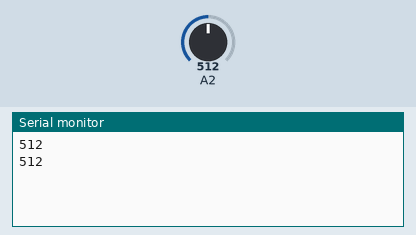
This sketch was run on a simulated Arduino Uno, built with avr-gcc and run on an emulated ATmega328P. Parts: the last lines printed to the serial monitor. The inputs (shaded band) are chosen by the test bench; at power-on: A2 = 512.

Above: at 1.8 s.
1.9 s: A2 set to 716
At 2.6 s:
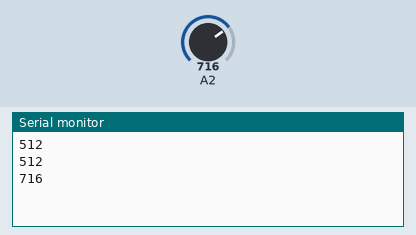
3.4 s: A2 set to 900
At 4.8 s:
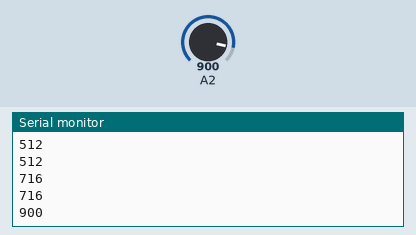
Timing chart, 0 to 6.4 s (numbered marks = the images above; inputs shaded):
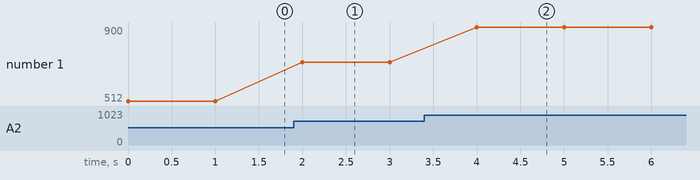

Measured:
- after the input at 1.9 s, the serial monitor: prints a new line after 0.10 s (image 1)
- after the input at 3.4 s, the serial monitor: prints a new line after 0.60 s (image 2)
- plotted number 1: 512 → 716 after the input at 1.9 s, 716 → 900 after the input at 3.4 s

The sketch:

demoHeatSensor.ino
```cpp
void setup() {
  Serial.begin(9600);  //Mở cổng Serial để giap tiếp | tham khảo Serial
}

void loop() {
  int value = analogRead(A2);   //đọc giá trị điện áp ở chân A2 - chân cảm biến
                                //(value luôn nằm trong khoảng 0-1023)
  Serial.println(value);        //xuất ra giá trị vừa đọc


  //-----------------------------------------------------
  delay(1000);           //đợi 1 giây để bạn kịp tháy serial - (optional)
}

// càng nóng số càng giảm
```
